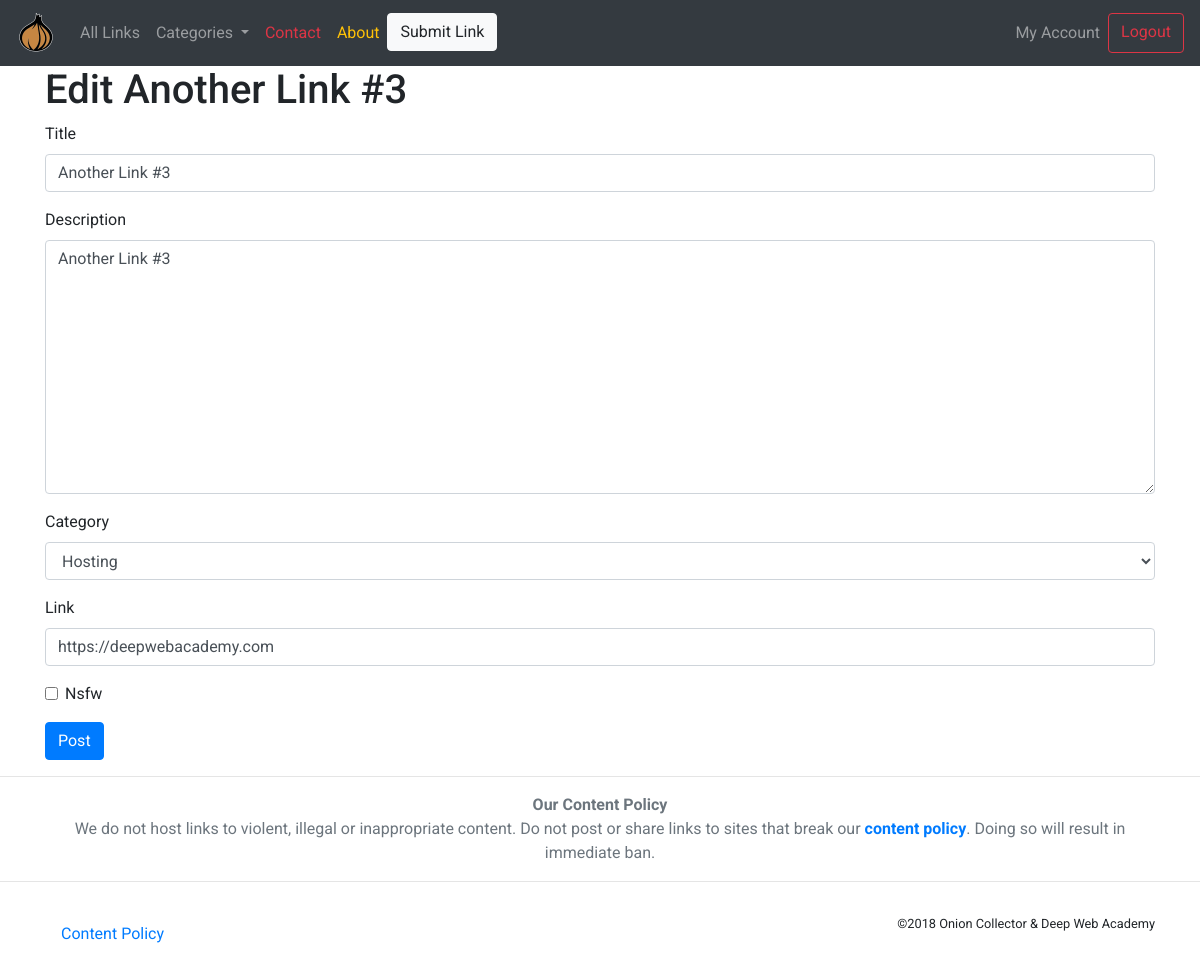
Screenshot of /links/another-link-3/update/ (signed in) with the database file from the repository.
### links/models.py (models this page shows, shortened)
class Link(models.Model):
    user = models.ForeignKey(settings.AUTH_USER_MODEL,on_delete=models.DO_NOTHING, related_name='links')
    created_at = models.DateTimeField(
            auto_now=True)
    title = models.CharField(max_length=30)
    slug = models.SlugField(unique=True)
    description = models.TextField(max_length = 255)
    category = models.ForeignKey(Category,on_delete=models.DO_NOTHING, related_name='links', null=True, blank=True)
    link = models.URLField(default = 'https://deepwebacademy.com')
    nsfw = models.BooleanField(default = False)
    votes = models.IntegerField(default = 1)
    likes = models.ManyToManyField(settings.AUTH_USER_MODEL, blank=True, related_name='link_likes')
    class Meta:
        ordering = ["-created_at"]
        unique_together = ['user', 'title']

class Category(models.Model):
    title = models.CharField(max_length=25)
    slug = models.SlugField(unique=True)
    def __str__(self):
        return self.title
    class Meta:
        verbose_name_plural = "Categories"

### links/views.py (the view)
class LinkUpdate(LoginRequiredMixin, generic.UpdateView):
    model = Link
    form_class = LinkForm

### links/forms.py
class LinkForm(forms.ModelForm):
    class Meta:
        model = models.Link
        fields = [
            "title",
            "description",
            "category",
            "link",
            "nsfw",
        ]
    def __init__(self, *args, **kwargs):
        user = kwargs.pop('user', None)
        super().__init__(*args, **kwargs)

### links/templatetags/link_extras.py (called while the page is built)
@register.inclusion_tag('links/categories/category_nav.html')
def nav_category_list():
    category = Category.objects.all()
    return {'category': category}

### links/templates/links/link_form.html (shortened to what this page needs)
{% extends "base.html" %}
{% load bootstrap3 %}
{% block content %}
<h1>{% if not form.instance.slug %}New Link{% else %}Edit {{ form.instance.title }}{% endif %}</h1>
<form method="POST">
  {% bootstrap_form form %}
	<input type="submit" value="Post" class="btn btn-primary btn-large">
</form>
{% endblock %}

### onioncollector/static/css/layout.css (style rules this page uses)
* { font-family: 'Roboto', sans-serif; }

### rows the page displays
Link: instance "Another Link #3", title "Another Link #3", description "Another Link #3", category "Hosting", link "https://deepwebacademy.com"
